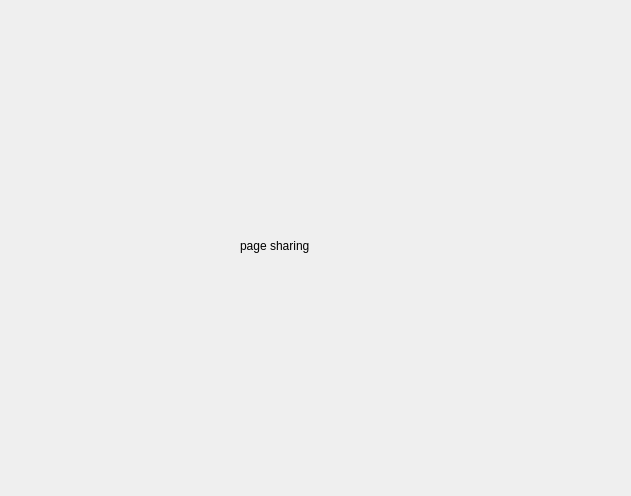
<?xml version="1.0" encoding="UTF-8"?>
<ui version="4.0">
 <class>Page_sharing</class>
 <widget class="QWidget" name="Page_sharing">
  <property name="geometry">
   <rect>
    <x>0</x>
    <y>0</y>
    <width>631</width>
    <height>496</height>
   </rect>
  </property>
  <property name="windowTitle">
   <string>Form</string>
  </property>
  <widget class="QLabel" name="label">
   <property name="geometry">
    <rect>
     <x>240</x>
     <y>150</y>
     <width>181</width>
     <height>191</height>
    </rect>
   </property>
   <property name="text">
    <string>page sharing </string>
   </property>
  </widget>
 </widget>
 <resources/>
 <connections/>
</ui>
